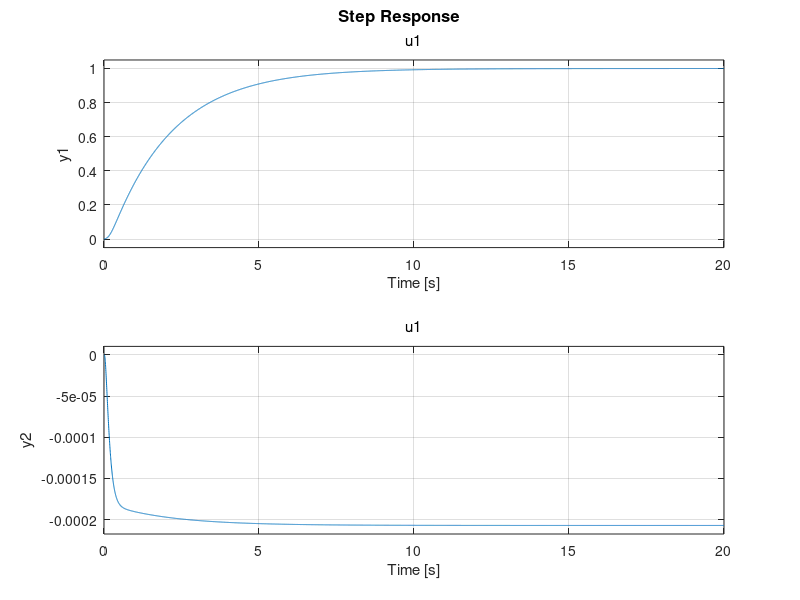
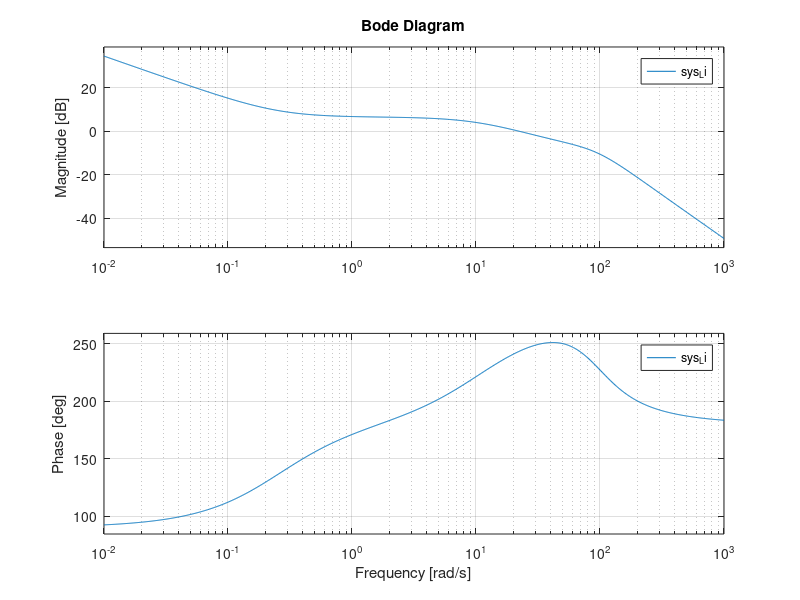
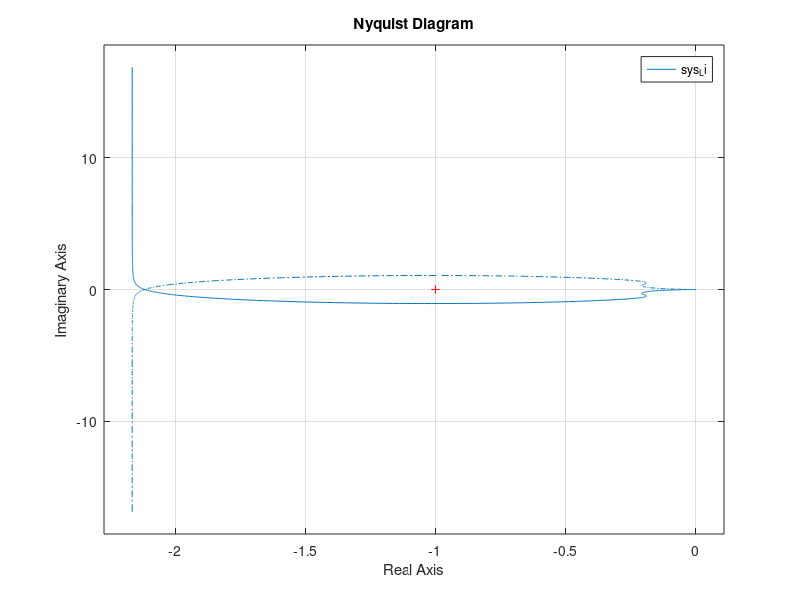
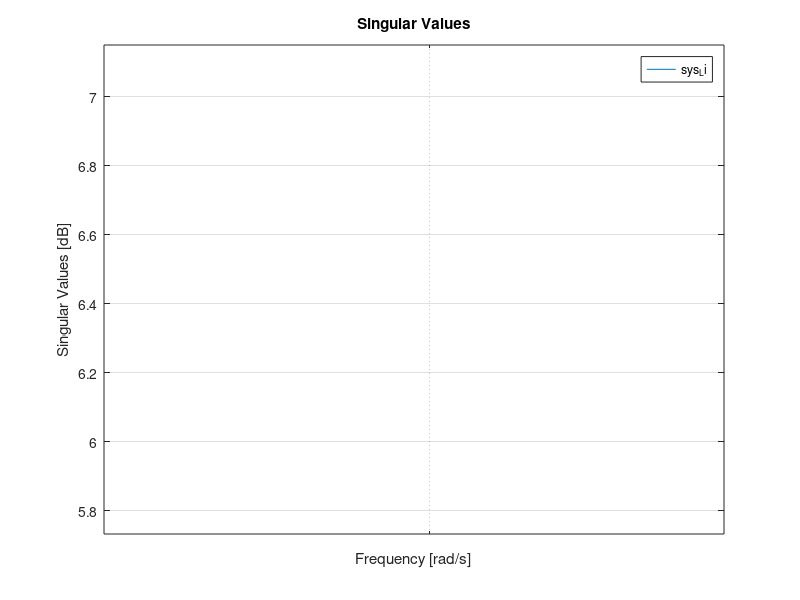

The MATLAB script that drew these images, in order: (Note: this script raises an error after producing the figures.)
% Prob 1.

%*************************************************************************
% Plant Model
%*************************************************************************
% State Names 
%  -----------
%  AZ fps2         
%  q rps           
%  Dele deg        
%  Dele dot dps    
%  Input Names
%  -----------
%  Dele cmd deg    
Ap = [  -0.576007   -3255.07    4.88557     9.25796;
        -0.0410072  -0.488642   -2.03681    0;
         0          0           0           1;
         0          0           -8882.64    -133.266];
Bp = [ 0; 0; 0; 8882.64];
Cp = [  1    0    0    0;
        0    1    0    0];
Dp = 0.*Cp*Bp;


%*******************************************************
% Static Output Feedback With New Form To Test Prior To Substituting 
% The Big Plant Model
%*******************************************************  
% Close the loop to test the model
% Plant form  xdot = Apx + Bpu; y = Cpx +Dpu
% Controller xcdot = Acxc + Bc1y + Bc2r
%                      u = Ccxc + Dc1y + Dc2r
Ac = [ 0 ];
Bc1 = [ -1  0];
Bc2 = [ 1 ];
Cc = [ 0.0107349];
Dc1 = [ -0.0411729  11.4003];
Dc2 = [ 0 ];

% Closed-loop system (p19-20 1.42-1.44)
Z = [eye(size(Dc1*Dp)) - Dc1*Dp];
Zinv = inv(Z);

A_cl = [Ap+Bp*Zinv*Dc1*Cp             Bp*Zinv*Cc;
        Bc1*(eye(size(Dp*Zinv*Dc1))+Dp*Zinv*Dc1)*Cp   Ac+Bc1*Dp*Zinv*Cc];

B_cl = [Bp*Zinv*Dc2;
        Bc2+Bc1*Dp*Zinv*Dc2];

C_cl = [(eye(size(Dp*Zinv*Dc1))+Dp*Zinv*Dc1)*Cp Dp*Zinv*Cc];

D_cl = [Dp*Zinv*Dc2];

sys_cl_1 = ss(A_cl, B_cl, C_cl, D_cl);
%sys_cl_2 = ss(plant,controller);%append(controller, plant);
%cl_sys = controller*plant
figure (1);
step(sys_cl_1);
%figure(2)
%step(sys_cl_2);
%step(sys_cl_3);


% Loop gain at input (p.20 1.49) 
A_Li = [Ap     zeros(4,1);
        Bc1*Cp Ac];
B_Li = [Bp; Bc1*Dp];
C_Li = -[Dc1*Cp Cc];
D_Li = -[Dc1*Dp];

sys_Li = ss(A_Li,B_Li,C_Li,D_Li);
% a)
figure (2)
bode(sys_Li);
grid on;
% identify GM and PM
[Gm Pm Wgm Wpm] = margin(sys_Li);
Gm = 20*log10(Gm)
Pm
Wgm
Wpm


% b)
figure (3)
nyquist(sys_Li);
grid on;
% identify GM and PM

% c) & d)
figure(4)
sigma(sys_Li, [],2);
retDiff = sigma(sys_Li, [],2);
grid on;

min(retDiff)

figure(5)
sigma(sys_Li, [],3);
stabRob = sigma(sys_Li, [],3);
grid on;

min(stabRob)

% e)
% SV Gain and Phase Margin (p.119 5.61-5.63)
a_sig = min(retDiff);
b_sig = min(stabRob);

GM_retDiff = [mag2db(1/(1+a_sig)) mag2db(1/(1-a_sig))]
GM_stabRob = [mag2db((1-b_sig))   mag2db((1+b_sig))]

PM_retDiff = [radtodeg(2*asin(a_sig/2)) radtodeg(-2*asin(a_sig/2))]
PM_stabRob = [radtodeg(2*asin(b_sig/2)) radtodeg(-2*asin(b_sig/2))]


%% Discussion
% The attached plots (generated by the script) have the relevant data (GM
% PM etc) indicated. Of note is the comparison between Classical and
% Singular Value margins. 

% For classical GM = 6.51  and SV GM = 3.66
% For classical PM = 63.47 and SV PM = 30.4288

% it is clearly observable that the SV margins yield more conservative
% values.



